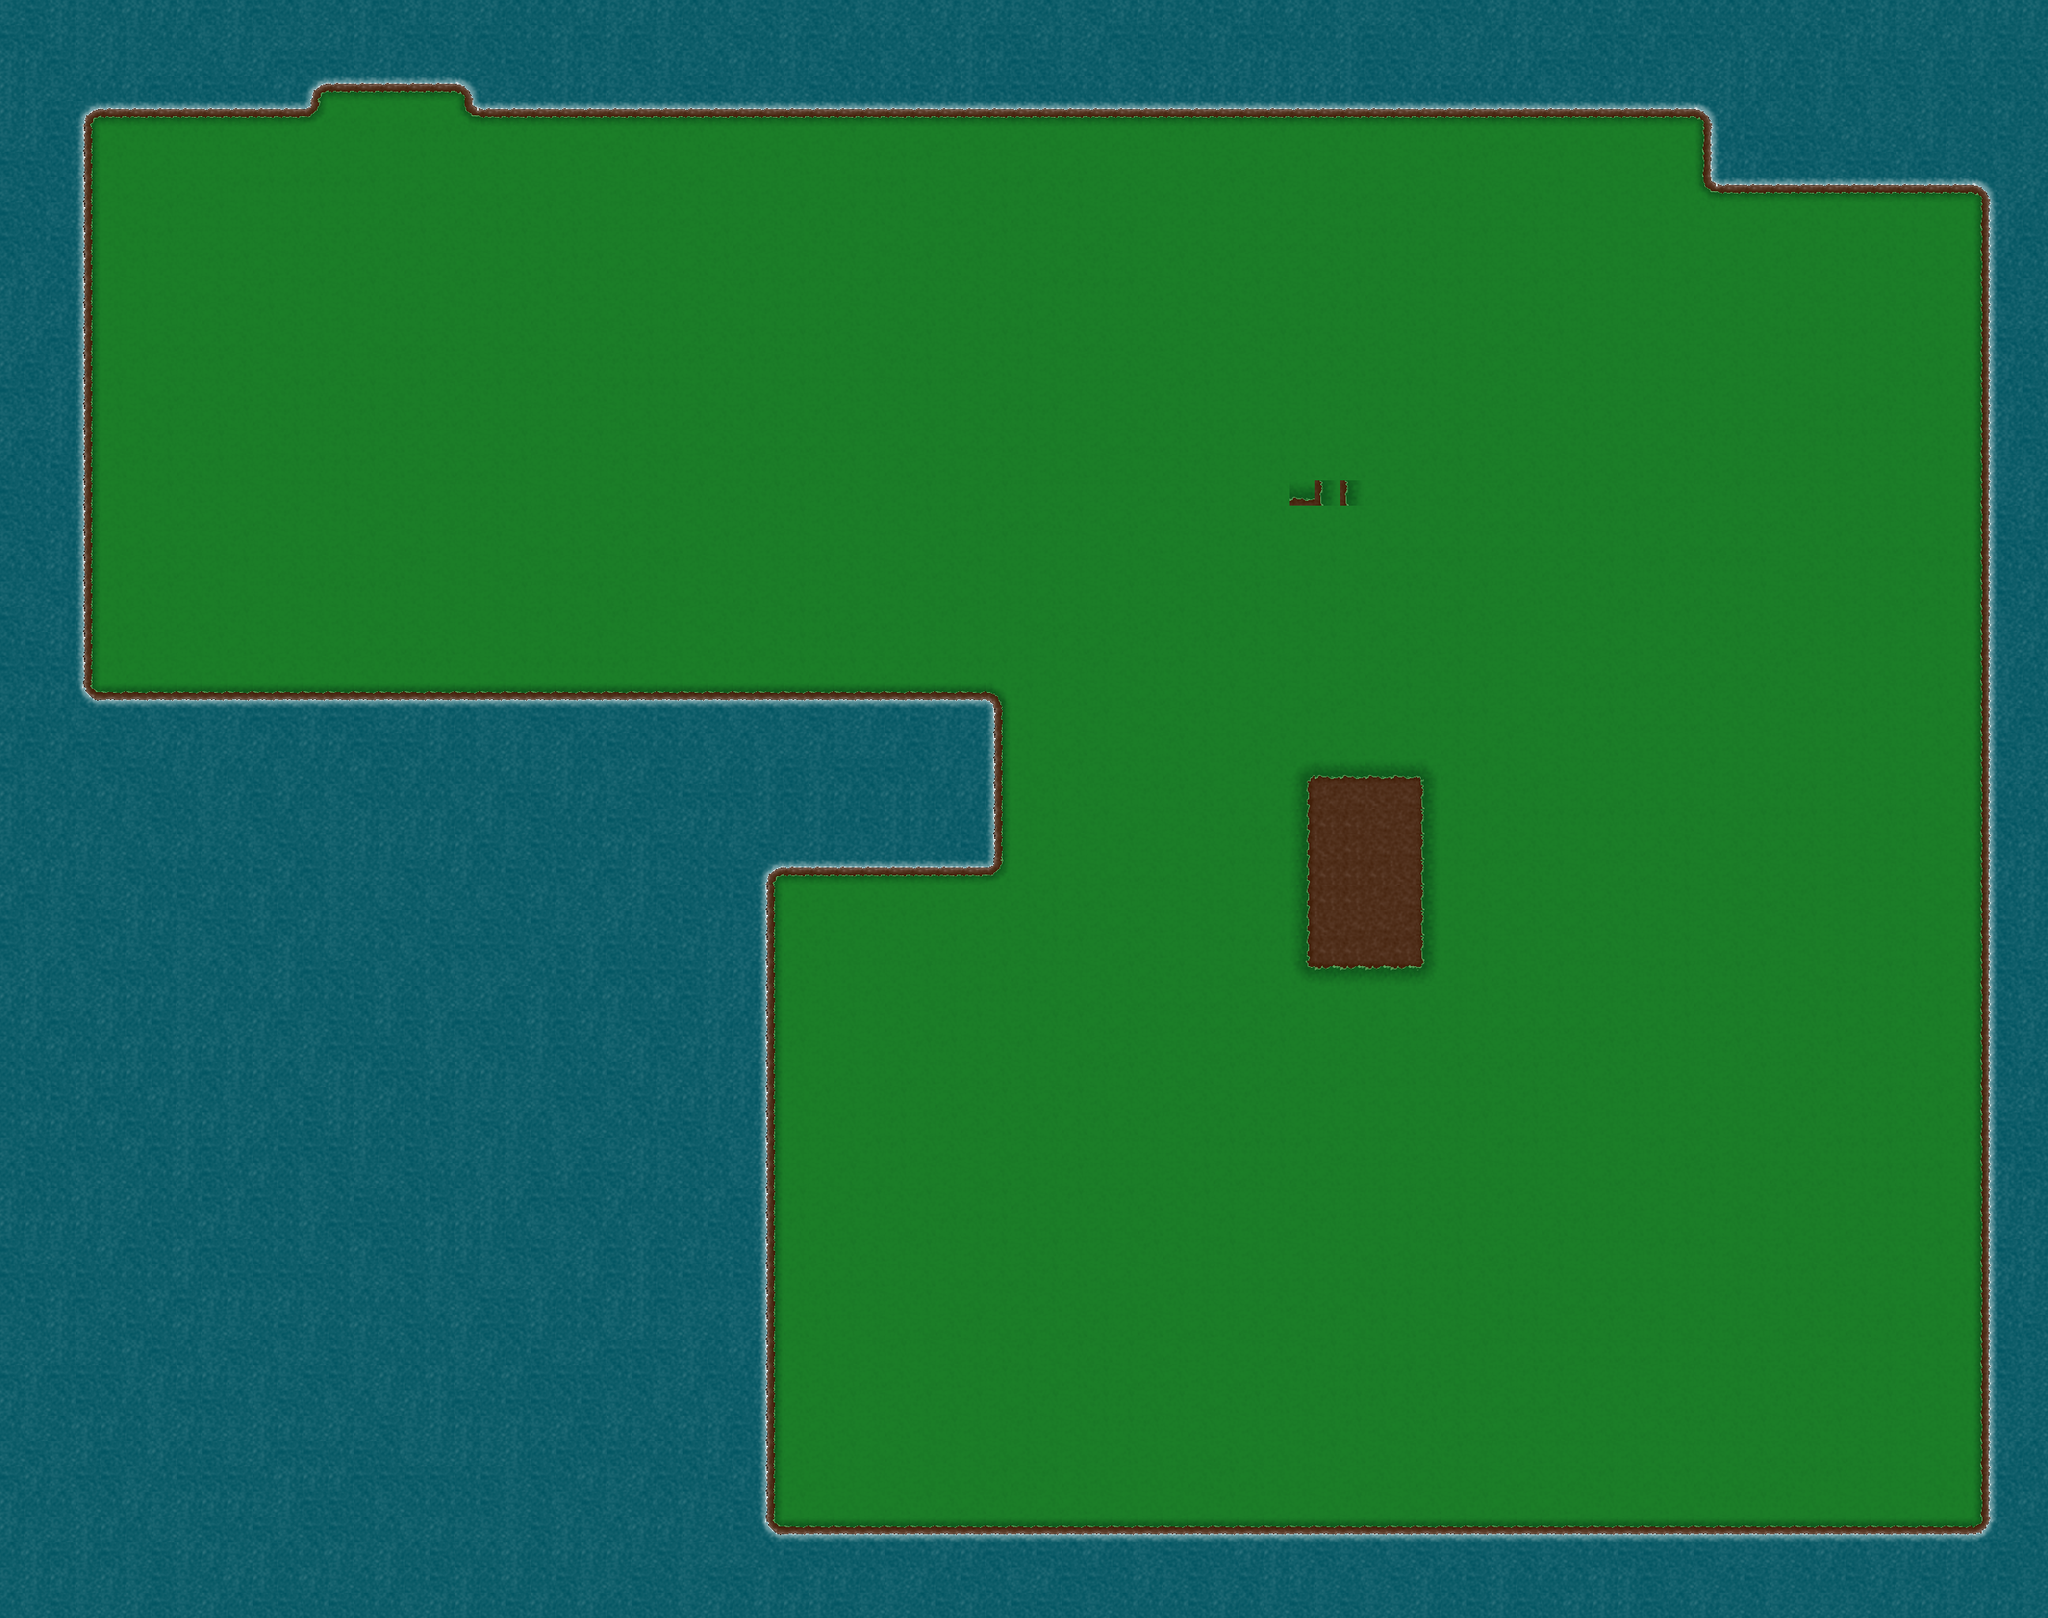

Rendered tile map (Tiled .tmx) drawn with the repository's tilesets; below, a short description and the map source with its tile grids summarised:
An orthogonal 81x64 tile map with 32x32 px tiles, 1 tile layer (floor) and 14 objects (1, 2, 3, player).

<map version="1.0" orientation="orthogonal" renderorder="right-down" width="81" height="64" tilewidth="32" tileheight="32" nextobjectid="19">
 <tileset firstgid="1" name="terrain" tilewidth="32" tileheight="32" tilecount="64">
  <image source="terrain.png" width="256" height="256" />
  <tile id="12">
   <animation>
    <frame tileid="9" duration="100" />
    <frame tileid="11" duration="100" />
    <frame tileid="14" duration="100" />
    <frame tileid="14" duration="30" />
   </animation>
  </tile>
 </tileset>
 <layer name="floor" width="81" height="64">
  <data>[5184 cells, 5184 non-empty, 31 distinct tile ids]</data>
 </layer>
 <objectgroup name="walls">
  <object id="1" x="0" y="0" width="404" height="145" />
  <object id="3" x="404" y="0" width="182" height="113" />
  <object id="4" x="590" y="0" width="1566" height="144" />
  <object id="5" x="2159" y="0" width="353" height="241" />
  <object id="6" x="2512" y="240" width="96" height="1696" />
  <object id="9" x="980" y="1935" width="1624" height="124" />
  <object id="10" x="849" y="1106" width="128" height="892" />
  <object id="11" x="16" y="880" width="1249" height="224" />
  <object id="12" x="-4" y="146" width="116" height="734" />
  <object id="13" x="1658" y="985" width="142" height="239" />
 </objectgroup>
 <objectgroup name="guards">
  <object id="14" name="1" x="732" y="720">
   <polyline points="0,0 132,-516 320,0 492,-476 616,-4" />
  </object>
  <object id="15" name="2" x="1472" y="852">
   <polyline points="0,0 592,4 564,592 -40,536" />
  </object>
  <object id="16" name="3" x="1104" y="1808">
   <polyline points="0,0 1304,0" />
  </object>
 </objectgroup>
 <objectgroup name="spawns">
  <object id="17" name="player" x="1725.58" y="195.182" width="20" height="20">
   <ellipse />
  </object>
 </objectgroup>
</map>
